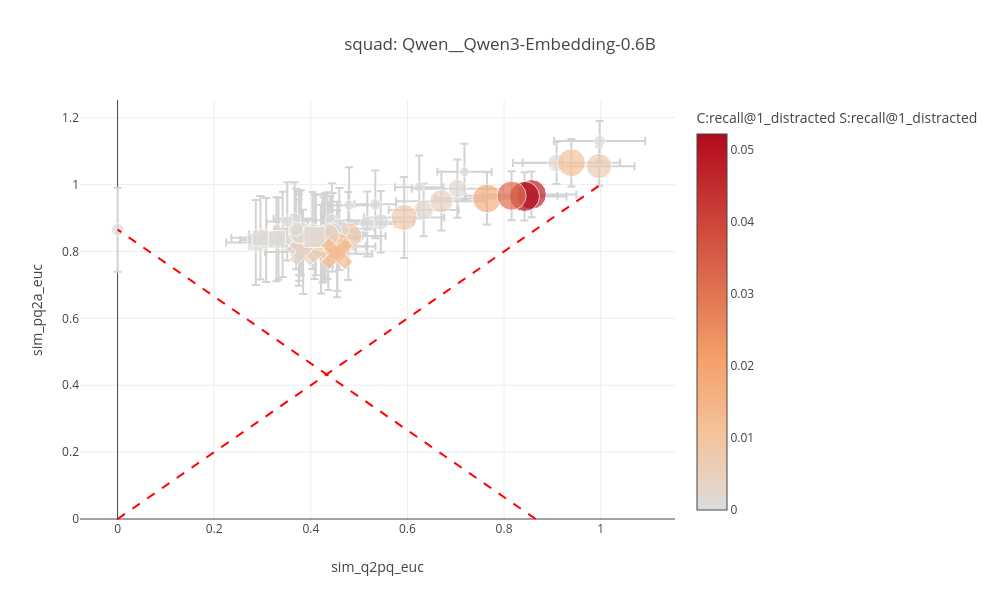
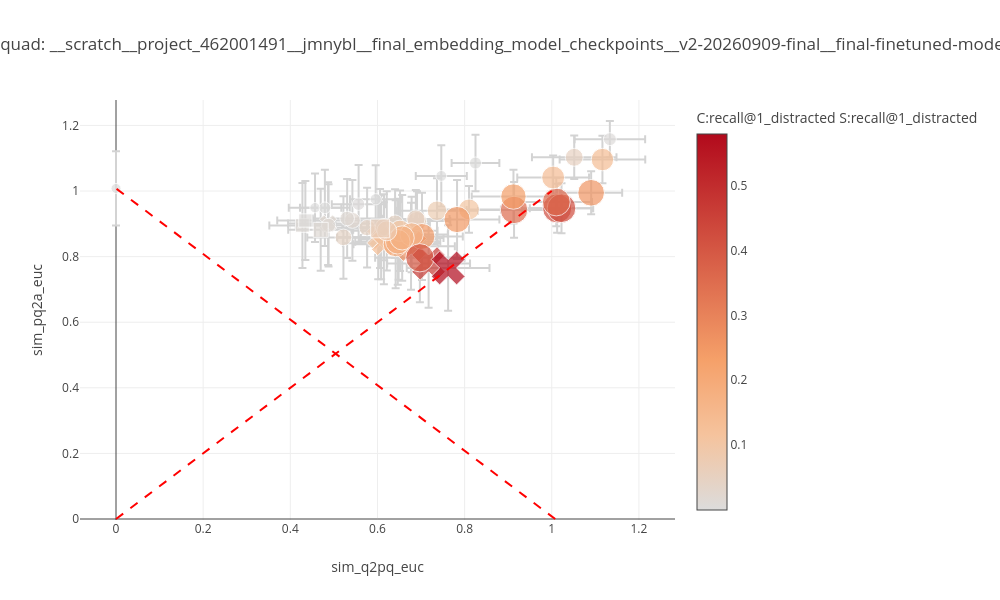

These figures' notebook cell, in order:
### Code cell
for m in dfs.keys():
    df = dfs[m]
    #print(df.columns)
    sim_QA = df["sim_q2a_euc"][0]["mean"]  # this is the max value we can have
    x = "sim_q2pq_euc"#"hard_neg_sim_change_mean"
    y = "sim_pq2a_euc"#"paraphrase_neg_sim_change_mean" 
    sizes=f"recall@1_distracted"
    colors = f"recall@1_distracted"
    x_min=None
    x_max = None
    y_min=None
    y_max = None
    plot(df, x=x, y=y, sizes=sizes, colors=colors, title=f"{dataset}: {m}", x_min=x_min, x_max = x_max, y_min= y_min, y_max = y_max, add_line=[((0,0), (1,1)), ((sim_QA, 0), (0, sim_QA))], show_err=True)

### Figure 1 — Plotly figure (JSON) as saved in the notebook; plotly's stock layout.template omitted (floating-point values rounded to 4 significant figures)
{"data": [{"error_x": {"array": [0.0, 0.06148, 0.09283, 0.1071, 0.06813, 0.07516, 0.07215, 0.0568, 0.05615, 0.07211, 0.08688, 0.07348, 0.07927, 0.06934, 0.07751, 0.07205, 0.07249, 0.06638, 0.08046, 0.07697, 0.09432, 0.09459, 0.09366, 0.09499, 0.07395, 0.05866, 0.05364, 0.06534, 0.0531, 0.05391, 0.07413, 0.06701, 0.09024, 0.08285, 0.1008, 0.07668, 0.07878, 0.07262, 0.05187, 0.0605, 0.06912, 0.06027, 0.07296, 0.0434, 0.04581, 0.05566, 0.05021, 0.04301, 0.04303], "color": "lightgray", "type": "data", "visible": true}, "error_y": {"array": [0.1257, 0.1271, 0.06833, 0.07832, 0.09206, 0.1294, 0.07907, 0.09712, 0.08427, 0.1289, 0.07201, 0.05905, 0.1259, 0.1276, 0.1313, 0.1327, 0.1249, 0.1226, 0.1284, 0.1314, 0.05988, 0.08708, 0.08817, 0.07323, 0.1321, 0.1224, 0.106, 0.1108, 0.1152, 0.1254, 0.1225, 0.1172, 0.06327, 0.1211, 0.07099, 0.1316, 0.1332, 0.1298, 0.121, 0.1258, 0.1263, 0.1246, 0.1303, 0.1094, 0.1207, 0.1131, 0.09453, 0.1171, 0.101], "color": "lightgray", "type": "data", "visible": true}, "hovertemplate": "<b>Prompt:</b> %{text}<br><b>X (distance):</b> %{x:.4f}<br><b>Y (score):</b> %{y:.4f}<br>", "marker": {"color": [0.0002838, 0.0009459, 0.04796, 0.01674, 0.0008513, 0.002554, 0.001513, 0.0007567, 0.0, 0.002838, 0.05221, 0.007, 0.004824, 0.001513, 0.008513, 0.007094, 0.001703, 0.00227, 0.00227, 0.00804, 0.0001892, 0.00123, 0.004162, 0.03084, 0.004729, 0.0007567, 0.0006621, 0.0003784, 0.0004729, 0.001135, 0.001608, 0.001324, 0.00104, 0.007378, 0.01088, 0.005013, 0.01069, 0.004446, 0.0007567, 0.00104, 0.001986, 0.0008513, 0.01315, 0.0002838, 0.0006621, 9.459e-05, 0.0, 0.0001892, 0.0001892], "colorbar": {"title": {"text": "C:recall@1_distracted S:recall@1_distracted"}}, "showscale": true, "size": [12.53, 16.95, 29.58, 28.74, 16.32, 22.42, 19.68, 15.26, 10.0, 22.84, 30.0, 25.37, 24.53, 19.68, 27.05, 25.79, 20.74, 21.79, 21.79, 26.63, 11.47, 18.63, 23.26, 29.16, 24.11, 15.26, 14.21, 13.16, 13.58, 18.21, 20.32, 19.05, 17.58, 26.21, 27.89, 24.95, 27.47, 23.68, 15.26, 17.58, 21.16, 16.32, 28.32, 12.53, 14.21, 10.63, 10.0, 11.47, 11.47], "symbol": ["circle", "square", "circle", "circle", "circle", "x", "circle", "circle", "circle", "x", "circle", "circle", "x", "x", "x", "x", "circle", "circle", "circle", "circle", "circle", "circle", "circle", "circle", "circle", "circle", "circle", "circle", "circle", "circle", "circle", "circle", "circle", "circle", "circle", "circle", "circle", "circle", "circle", "square", "square", "square", "x", "circle", "circle", "circle", "circle", "circle", "circle"]}, "mode": "markers", "text": ["NO_PROMPT", "EMPTY", "Identify categories in user passages.", "Classify user passages.", "Retrieve text that are semantically similar to the given text.", "Retrieve text based on user query.", "Retrieve semantically similar text.", "Given a news summary, retrieve other semantically similar summaries.", "Retrieve parallel sentences.", "Retrieve the answer to the question.", "Identify the topic or theme of Reddit posts based on the titles.", "Identify the main and secondary category of Arxiv papers based on the titles.", "Given a question, retrieve the passage that best answers it.", "Retrieve.", "Find the most relevant passage that directly answers the question.", "Given a question, find a related document.", "Summarize the given paragraph into a short paragraph.", "Match the text to the short abstract.", "Retrieve a summary.", "Given the following brief summary, find the source document that contains the information it describes.", "Classify texts as entailment or contradiction.", "Determine whether the following two passages are contradictory, entailed, or neutral.", "Classify based on semantic similarity.", "Classify the following text into a meaningful cluster based on its content.", "Group documents related to the same topic.", "Cluster.", "Retrieve a similar passage.", "Represent this sentence for a natural language understanding task.", "Group passages based on semantic similarity.", "Retrieve duplicate questions from the forum.", "Retrieve the most relevant problem description for the given code implementation.", "Rerank products by relevance to the e-commerce query.", "Classify the sentiment of the given review as positive or negative.", "Generate a creative story based on the prompt.", "Extract all named entities from the text and categorise them as PERSON, LOCATION, or ORGANIZATION.", "Search for related information.", "Find documents related to the topic.", "Find something useful.", "Retrieve the passage that contains overlapping vocabulary with the source sentence.", "asdfjkl qpwoeiru zxcvbnm", "hgJKSbf oiawnef LKJHDS kdjfbs", "!!!! ??? ### @@@", "Given a question, retrieve Wikipedia passages that answer the question.", "Given a question, retrieve questions that are semantically equivalent to the given question.", "Retrieve the corresponding translation.", "Given an English sentence, find its translation.", "Retrieve parellel sentences.", "Translate.", "Find a sentence that has similar meaning."], "type": "scatter", "x": [0.0, 0.2861, 0.8569, 0.7646, 0.5449, 0.3759, 0.6335, 0.5169, 0.7181, 0.3752, 0.8423, 0.9966, 0.3841, 0.3416, 0.4363, 0.421, 0.3758, 0.4265, 0.3798, 0.4776, 0.9979, 0.7034, 0.6703, 0.8155, 0.4294, 0.333, 0.4402, 0.4436, 0.4034, 0.3077, 0.4588, 0.4451, 0.9087, 0.5933, 0.9393, 0.4241, 0.4548, 0.4344, 0.4103, 0.329, 0.4076, 0.2957, 0.4542, 0.3664, 0.3696, 0.4793, 0.6243, 0.3513, 0.5334], "y": [0.8653, 0.827, 0.9706, 0.9587, 0.8888, 0.842, 0.9244, 0.882, 1.038, 0.8266, 0.9647, 1.055, 0.7987, 0.8512, 0.816, 0.8073, 0.8547, 0.8393, 0.8555, 0.8461, 1.13, 0.988, 0.9506, 0.967, 0.8419, 0.8386, 0.8602, 0.8935, 0.8626, 0.8343, 0.8673, 0.8574, 1.065, 0.9018, 1.065, 0.8389, 0.8151, 0.8477, 0.8503, 0.8364, 0.8437, 0.841, 0.7932, 0.8978, 0.8672, 0.9385, 0.9923, 0.8898, 0.941]}], "layout": {"height": 600, "legend": {"title": {"text": "colors:recall@1_distracted, size:recall@1_distracted"}}, "shapes": [{"line": {"color": "Red", "dash": "dash", "width": 2}, "type": "line", "x0": 0, "x1": 1, "xref": "x", "xsizemode": "scaled", "y0": 0, "y1": 1, "yref": "y", "ysizemode": "scaled"}, {"line": {"color": "Red", "dash": "dash", "width": 2}, "type": "line", "x0": 0.8653, "x1": 0, "xref": "x", "xsizemode": "scaled", "y0": 0, "y1": 0.8653, "yref": "y", "ysizemode": "scaled"}], "title": {"text": "squad: Qwen__Qwen3-Embedding-0.6B"}, "width": 1000, "xaxis": {"range": [null, null], "title": {"text": "sim_q2pq_euc"}}, "yaxis": {"autorange": false, "range": [null, null], "title": {"text": "sim_pq2a_euc"}}}}

### Figure 2 — Plotly figure (JSON) as saved in the notebook; plotly's stock layout.template omitted (floating-point values rounded to 4 significant figures)
{"data": [{"error_x": {"array": [0.0, 0.07598, 0.08107, 0.1088, 0.07635, 0.1008, 0.07323, 0.07734, 0.05479, 0.09449, 0.07278, 0.07118, 0.09405, 0.09183, 0.1006, 0.0951, 0.09383, 0.08949, 0.0893, 0.0936, 0.08099, 0.097, 0.09569, 0.08192, 0.09673, 0.07518, 0.08559, 0.0942, 0.07986, 0.08292, 0.08602, 0.08307, 0.08238, 0.09714, 0.09824, 0.0975, 0.1026, 0.09479, 0.08136, 0.06453, 0.08652, 0.07456, 0.09494, 0.06028, 0.0789, 0.06161, 0.05854, 0.05714, 0.05903], "color": "lightgray", "type": "data", "visible": true}, "error_y": {"array": [0.1133, 0.1295, 0.07468, 0.08509, 0.09103, 0.1277, 0.07137, 0.08856, 0.0862, 0.1281, 0.07627, 0.06579, 0.125, 0.1263, 0.1326, 0.1352, 0.1214, 0.1229, 0.123, 0.1329, 0.05539, 0.06609, 0.08199, 0.07403, 0.134, 0.1252, 0.1005, 0.09918, 0.1046, 0.1258, 0.1228, 0.1154, 0.0669, 0.1206, 0.0724, 0.1314, 0.1353, 0.1305, 0.1208, 0.1207, 0.1202, 0.125, 0.1302, 0.1044, 0.1202, 0.119, 0.09324, 0.1161, 0.1034], "color": "lightgray", "type": "data", "visible": true}, "hovertemplate": "<b>Prompt:</b> %{text}<br><b>X (distance):</b> %{x:.4f}<br><b>Y (score):</b> %{y:.4f}<br>", "marker": {"color": [9.459e-05, 0.01078, 0.4252, 0.3521, 0.06044, 0.1132, 0.1084, 0.05013, 0.001703, 0.09743, 0.424, 0.2582, 0.1312, 0.01949, 0.2726, 0.4686, 0.04247, 0.1567, 0.02251, 0.2422, 0.003405, 0.04956, 0.2351, 0.3537, 0.2014, 0.01457, 0.04417, 0.07643, 0.04342, 0.04304, 0.1087, 0.1511, 0.1383, 0.2491, 0.137, 0.1785, 0.3982, 0.1721, 0.07785, 0.00577, 0.05808, 0.0157, 0.5793, 0.0003784, 0.01476, 0.002554, 0.0008513, 0.00104, 0.0009459], "colorbar": {"title": {"text": "C:recall@1_distracted S:recall@1_distracted"}}, "showscale": true, "size": [10.0, 13.75, 29.17, 27.5, 19.17, 21.67, 20.83, 18.33, 12.08, 20.42, 28.75, 26.67, 22.08, 15.42, 27.08, 29.58, 16.25, 23.75, 15.83, 25.83, 12.92, 17.92, 25.42, 27.92, 25.0, 14.17, 17.5, 19.58, 17.08, 16.67, 21.25, 23.33, 22.92, 26.25, 22.5, 24.58, 28.33, 24.17, 20.0, 13.33, 18.75, 15.0, 30.0, 10.42, 14.58, 12.5, 10.83, 11.67, 11.25], "symbol": ["circle", "square", "circle", "circle", "circle", "x", "circle", "circle", "circle", "x", "circle", "circle", "x", "x", "x", "x", "circle", "circle", "circle", "circle", "circle", "circle", "circle", "circle", "circle", "circle", "circle", "circle", "circle", "circle", "circle", "circle", "circle", "circle", "circle", "circle", "circle", "circle", "circle", "square", "square", "square", "x", "circle", "circle", "circle", "circle", "circle", "circle"]}, "mode": "markers", "text": ["NO_PROMPT", "EMPTY", "Identify categories in user passages.", "Classify user passages.", "Retrieve text that are semantically similar to the given text.", "Retrieve text based on user query.", "Retrieve semantically similar text.", "Given a news summary, retrieve other semantically similar summaries.", "Retrieve parallel sentences.", "Retrieve the answer to the question.", "Identify the topic or theme of Reddit posts based on the titles.", "Identify the main and secondary category of Arxiv papers based on the titles.", "Given a question, retrieve the passage that best answers it.", "Retrieve.", "Find the most relevant passage that directly answers the question.", "Given a question, find a related document.", "Summarize the given paragraph into a short paragraph.", "Match the text to the short abstract.", "Retrieve a summary.", "Given the following brief summary, find the source document that contains the information it describes.", "Classify texts as entailment or contradiction.", "Determine whether the following two passages are contradictory, entailed, or neutral.", "Classify based on semantic similarity.", "Classify the following text into a meaningful cluster based on its content.", "Group documents related to the same topic.", "Cluster.", "Retrieve a similar passage.", "Represent this sentence for a natural language understanding task.", "Group passages based on semantic similarity.", "Retrieve duplicate questions from the forum.", "Retrieve the most relevant problem description for the given code implementation.", "Rerank products by relevance to the e-commerce query.", "Classify the sentiment of the given review as positive or negative.", "Generate a creative story based on the prompt.", "Extract all named entities from the text and categorise them as PERSON, LOCATION, or ORGANIZATION.", "Search for related information.", "Find documents related to the topic.", "Find something useful.", "Retrieve the passage that contains overlapping vocabulary with the source sentence.", "asdfjkl qpwoeiru zxcvbnm", "hgJKSbf oiawnef LKJHDS kdjfbs", "!!!! ??? ### @@@", "Given a question, retrieve Wikipedia passages that answer the question.", "Given a question, retrieve questions that are semantically equivalent to the given question.", "Retrieve the corresponding translation.", "Given an English sentence, find its translation.", "Retrieve parellel sentences.", "Translate.", "Find a sentence that has similar meaning."], "type": "scatter", "x": [0.0, 0.4278, 1.012, 0.9134, 0.6908, 0.6084, 0.81, 0.6881, 0.825, 0.6017, 1.022, 1.09, 0.6147, 0.4867, 0.677, 0.7174, 0.5762, 0.6486, 0.5425, 0.7022, 1.133, 1.052, 0.912, 1.01, 0.6417, 0.4878, 0.615, 0.7366, 0.6404, 0.5219, 0.6518, 0.6784, 1.003, 0.7826, 1.116, 0.6466, 0.6973, 0.6568, 0.6213, 0.4345, 0.6059, 0.4697, 0.7621, 0.4567, 0.5304, 0.5567, 0.7465, 0.4793, 0.596], "y": [1.008, 0.8951, 0.9472, 0.9424, 0.9085, 0.8587, 0.944, 0.9144, 1.085, 0.8592, 0.9476, 0.9946, 0.8411, 0.9009, 0.832, 0.7794, 0.8883, 0.8526, 0.9105, 0.8616, 1.158, 1.103, 0.9832, 0.9667, 0.8378, 0.8954, 0.8897, 0.94, 0.9011, 0.8586, 0.8788, 0.8675, 1.041, 0.9132, 1.096, 0.8453, 0.7965, 0.8571, 0.8786, 0.9102, 0.886, 0.8817, 0.7654, 0.9493, 0.9163, 0.96, 1.046, 0.9488, 0.9749]}], "layout": {"height": 600, "legend": {"title": {"text": "colors:recall@1_distracted, size:recall@1_distracted"}}, "shapes": [{"line": {"color": "Red", "dash": "dash", "width": 2}, "type": "line", "x0": 0, "x1": 1, "xref": "x", "xsizemode": "scaled", "y0": 0, "y1": 1, "yref": "y", "ysizemode": "scaled"}, {"line": {"color": "Red", "dash": "dash", "width": 2}, "type": "line", "x0": 1.008, "x1": 0, "xref": "x", "xsizemode": "scaled", "y0": 0, "y1": 1.008, "yref": "y", "ysizemode": "scaled"}], "title": {"text": "squad: __scratch__project_462001491__jmnybl__final_embedding_model_checkpoints__v2-20260909-final__final-finetuned-model"}, "width": 1000, "xaxis": {"range": [null, null], "title": {"text": "sim_q2pq_euc"}}, "yaxis": {"autorange": false, "range": [null, null], "title": {"text": "sim_pq2a_euc"}}}}
